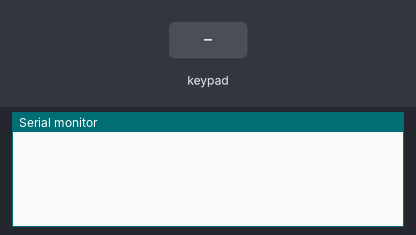
Recording of a sketch running on a simulated Arduino Uno, built with avr-gcc and run on an emulated ATmega328P. Parts: the last lines printed to the serial monitor. Inputs (shaded band) come from the test bench.

Above: at 1.2 s.
1.3 s: key '1' pressed
At 1.7 s:
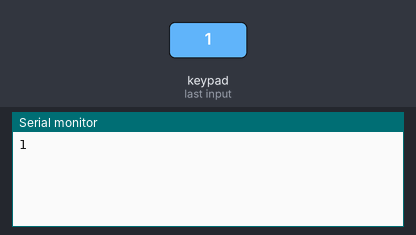
2.8 s: keypad keys 5 4 3 2 # pressed 0.4 s apart
At 5.4 s:
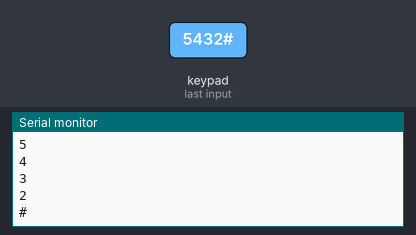
6.3 s: key 'a' pressed
At 6.8 s:
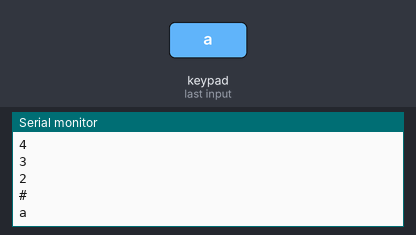
7.8 s: keypad keys 5 4 3 2 * pressed 0.4 s apart
At 10.3 s:
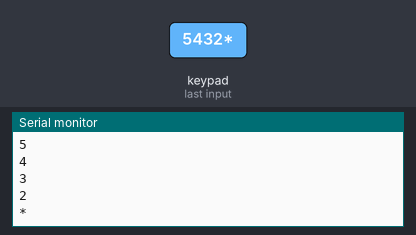
11.3 s: key 'b' pressed
At 11.7 s:
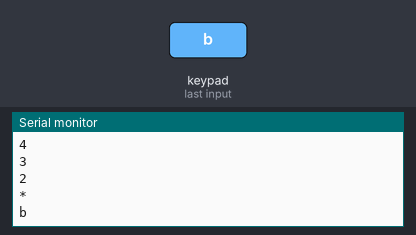
12.8 s: key 'c' pressed
At 14.1 s:
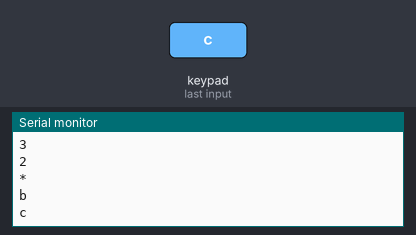
Timing chart, 0 to 15.3 s (numbered marks = the images above; inputs shaded):
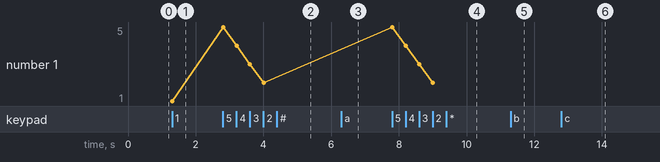

The sketch:

HelloKeypad.ino
```cpp
/* @file HelloKeypad.pde
|| @version 1.0
|| @author Alexander Brevig
|| @contact alexanderbrevig@gmail.com
||
|| @description
|| | Demonstrates the simplest use of the matrix Keypad library.
|| #
*/
#include <Keypad.h>

const byte ROWS = 4; //four rows
const byte COLS = 4; //three columns
char keys[ROWS][COLS] = {
  {'1','2','3','a'},
  {'4','5','6','b'},
  {'7','8','9','c'},
  {'*','0','#','d'}
};
byte rowPins[ROWS] = {5, 4, 3, 2}; //connect to the row pinouts of the keypad
byte colPins[COLS] = {9, 8, 7, 6}; //connect to the column pinouts of the keypad

Keypad keypad = Keypad( makeKeymap(keys), rowPins, colPins, ROWS, COLS );

void setup(){
  Serial.begin(9600);
}

void loop(){
  char key = keypad.getKey();

  if (key){
    Serial.println(key);
  }
}
```

Measured:
- after the input at 1.3 s, the serial monitor: prints a new line at once (image 1)
- after the input at 2.8 s, the serial monitor: prints a new line at once (image 2)
- after the input at 6.3 s, the serial monitor: prints a new line at once (image 3)
- after the input at 7.8 s, the serial monitor: prints a new line at once (image 4)
- after the input at 11.3 s, the serial monitor: prints a new line at once (image 5)
- after the input at 12.8 s, the serial monitor: prints a new line at once (image 6)
- plotted number 1: 1 → 2 after the input at 2.8 s
